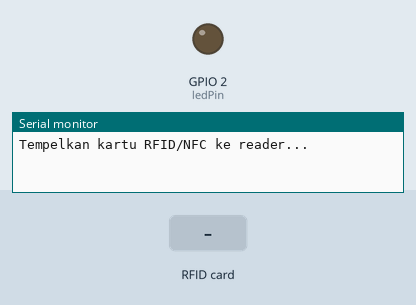
Simulated run of this sketch. Board: ESP32. Shown: output pins drawn as LEDs (lit = HIGH), the last lines printed to the serial monitor. The inputs (shaded band) are chosen by the test bench.

Above: at 1.2 s.
1.3 s: RFID card 63 D2 C6 0D held to the reader
At 2.1 s:
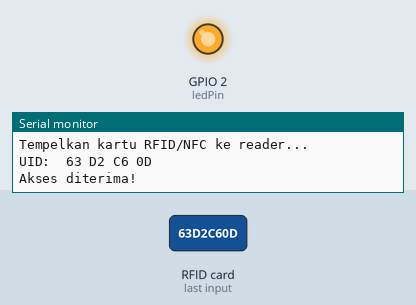
3.8 s: RFID card 5E 7A 19 C4 held to the reader
Timing chart, 0 to 6.8 s (numbered marks = the images above; inputs shaded):
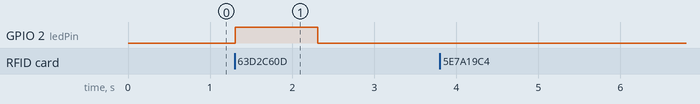

The sketch:

BacaRFID_ESP32.ino
```cpp
#include <MFRC522v2.h>
#include <MFRC522DriverSPI.h>
#include <MFRC522DriverPinSimple.h>
#include <MFRC522Debug.h>

MFRC522DriverPinSimple ss_pin(5);
MFRC522DriverSPI driver{ss_pin};
MFRC522 mfrc522{driver};

const int ledPin = 2;

// UID Yg dapat diakses
byte allowedUID[] = {0x63, 0xD2, 0xC6, 0x0D};

void setup() {
  Serial.begin(115200);

  pinMode(ledPin, OUTPUT);
  digitalWrite(ledPin, LOW);

  mfrc522.PCD_Init();
  MFRC522Debug::PCD_DumpVersionToSerial(mfrc522, Serial);
  Serial.println(F("Tempelkan kartu RFID/NFC ke reader..."));
}

void loop() {
  if (!mfrc522.PICC_IsNewCardPresent()) {
    return;
  }

  if (!mfrc522.PICC_ReadCardSerial()) {
    return;
  }

  Serial.print(F("UID: "));
  for (byte i = 0; i < mfrc522.uid.size; i++) {
    Serial.print(mfrc522.uid.uidByte[i] < 0x10 ? " 0" : " ");
    Serial.print(mfrc522.uid.uidByte[i], HEX);
  }
  Serial.println();

  bool isAllowed = true;
  for (byte i = 0; i < mfrc522.uid.size; i++) {
    if (mfrc522.uid.uidByte[i] != allowedUID[i]) {
      isAllowed = false;
      break;
    }
  }

  if (isAllowed) {
    digitalWrite(ledPin, HIGH);
    Serial.println(F("Akses diterima!"));
    delay(1000);
    digitalWrite(ledPin, LOW);
  } else {
    digitalWrite(ledPin, LOW);
    Serial.println(F("Akses ditolak!"));
  }

  mfrc522.PICC_HaltA();
  delay(500);
}
```

Measured:
- after the input at 1.3 s, GPIO 2 (ledPin): LOW → HIGH at once, → LOW 1.0 s later
